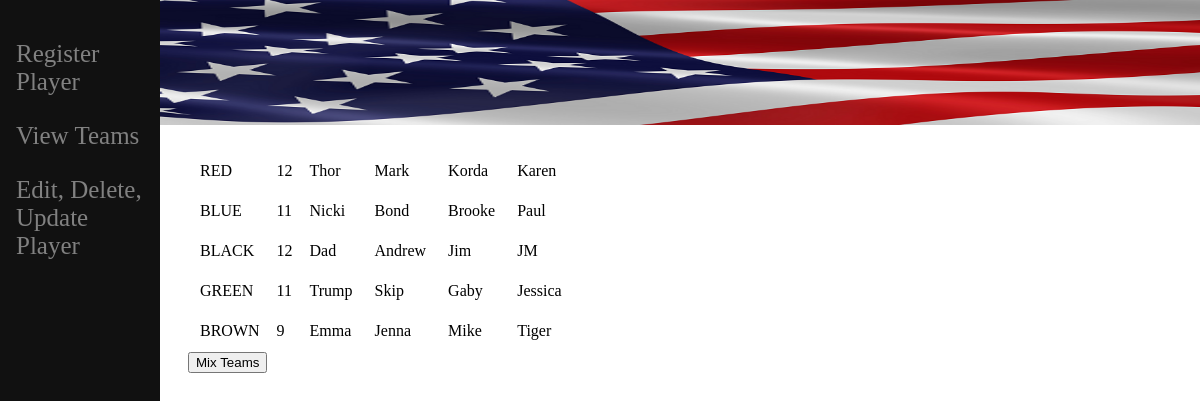
The page / on the database its author committed.
### v_ball/models.py (models this page shows)
class Player(models.Model):
    player_name = models.CharField(max_length=25)
    skill_level = models.IntegerField()
    team = models.ForeignKey(Team, on_delete=models.SET_NULL, null=True, related_name="players")
    def __str__(self):
        return self.player_name

### v_ball/views.py (the view)
# urls.py: 2. Add a URL to urlpatterns:  path('', views.home, name='home')
def home(request):
    [red_team_points, blue_team_points, black_team_points, green_team_points, brown_team_points] = total_point_calc()
    players1 = Player.objects.all().filter(team = 1)
    players2 = Player.objects.all().filter(team = 2)
    players3 = Player.objects.all().filter(team = 3)
    players4 = Player.objects.all().filter(team = 4)
    players5 = Player.objects.all().filter(team = 5)
    points_red = red_team_points
    points_blue = blue_team_points
    points_black = black_team_points
    points_green = green_team_points
    points_brown = brown_team_points
    return render(request, 'home.html', {'players1': players1, 'players2': players2, 'players3': players3,'players4': players4,'players5': players5, 'points_red':points_red, 'points_blue': points_blue, 'points_black':points_black, 'points_green': points_green, 'points_brown': points_brown})

### v_ball/templates/home.html (shortened to what this page needs)
{% extends 'base.html' %}
{% block content %}
<html>
        <body>
                <div>
                <table>
                        <tr>
                                <td style="padding:10px;">RED</td>
                                <td style="padding: 5px;">{{points_red}}</td>
                                {% for p in players1 %}
                                <td style="padding:10px;">{{p.player_name}}</td>
                                {% endfor %}
                        </tr>
                        <tr>
                                <td style="padding:10px;">BLUE</td>
                                <td style="padding: 5px;">{{points_blue}}</td>
                                {% for p in players2 %}
                                <td style="padding:10px;">{{p.player_name}}</td>
                                {% endfor %}
                        </tr>
                        <tr>
                                <td style="padding:10px;">BLACK</td>
                                <td style="padding: 5px;">{{points_black}}</td>
                                {% for p in players3 %}
                                <td style="padding:10px;">{{p.player_name}}</td>
                                {% endfor %}
                        </tr>
                        <tr>
                                <td style="padding:10px;">GREEN</td>
                                <td style="padding: 5px;">{{points_green}}</td>
                                {% for p in players4 %}
                                <td style="padding:10px;">{{p.player_name}}</td>
                                {% endfor %}
                        </tr>
                        <tr>
                                <td style="padding:10px;">BROWN</td>
                                <td style="padding: 5px;">{{points_brown}}</td>
                                {% for p in players5 %}
                                <td style="padding:10px;">{{p.player_name}}</td>
                                {% endfor %}
                        </tr>
                </table>
                <form action= "/mix_teams" method ='get'>
                        <input type= "submit" value= "Mix Teams" />
                </div>
        </body>
</html>
{% endblock %}

### rows shown on the page
Player: player_name "Thor"
Player: player_name "Mark"
Player: player_name "Korda"
Player: player_name "Karen"
Player: player_name "Nicki"
Player: player_name "Bond"
Player: player_name "Brooke"
Player: player_name "Paul"
Player: player_name "Dad"
Player: player_name "Andrew"
Player: player_name "Jim"
Player: player_name "JM"
Player: player_name "Trump"
Player: player_name "Skip"
Player: player_name "Gaby"
Player: player_name "Jessica"
Player: player_name "Emma"
Player: player_name "Jenna"
Player: player_name "Mike"
Player: player_name "Tiger"

### other values the page prints
{{ points_red }} "12"
{{ points_blue }} "11"
{{ points_black }} "12"
{{ points_green }} "11"
{{ points_brown }} "9"
